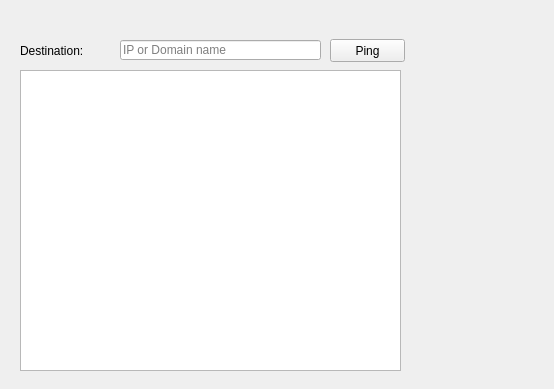
<?xml version="1.0" encoding="UTF-8"?>
<ui version="4.0">
 <class>DebugInfoNetworkWidget</class>
 <widget class="QWidget" name="DebugInfoNetworkWidget">
  <property name="geometry">
   <rect>
    <x>0</x>
    <y>0</y>
    <width>554</width>
    <height>389</height>
   </rect>
  </property>
  <property name="windowTitle">
   <string>DebugInfoNetworkWidget</string>
  </property>
  <widget class="QPushButton" name="btnPing">
   <property name="geometry">
    <rect>
     <x>330</x>
     <y>39</y>
     <width>75</width>
     <height>23</height>
    </rect>
   </property>
   <property name="text">
    <string>Ping</string>
   </property>
  </widget>
  <widget class="QLineEdit" name="leDestinationAddress">
   <property name="geometry">
    <rect>
     <x>120</x>
     <y>40</y>
     <width>201</width>
     <height>20</height>
    </rect>
   </property>
   <property name="placeholderText">
    <string>IP or Domain name</string>
   </property>
  </widget>
  <widget class="QLabel" name="lbDestinationAddress">
   <property name="geometry">
    <rect>
     <x>20</x>
     <y>40</y>
     <width>91</width>
     <height>21</height>
    </rect>
   </property>
   <property name="text">
    <string>Destination:</string>
   </property>
  </widget>
  <widget class="QPlainTextEdit" name="tePintRspContent">
   <property name="geometry">
    <rect>
     <x>20</x>
     <y>70</y>
     <width>381</width>
     <height>301</height>
    </rect>
   </property>
   <property name="readOnly">
    <bool>true</bool>
   </property>
  </widget>
 </widget>
 <layoutdefault spacing="6" margin="11"/>
 <resources/>
 <connections/>
</ui>
